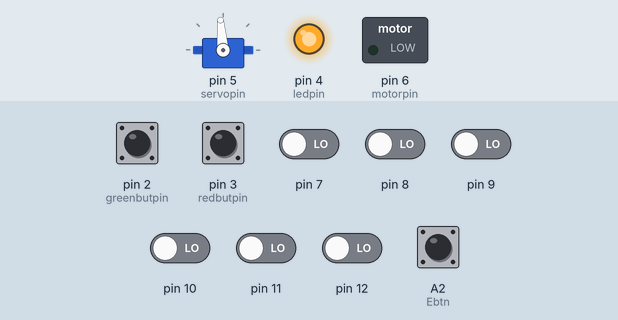
Bench run of a sketch on a simulated Arduino Uno, built with avr-gcc and run on an emulated ATmega328P. On the bench: servo, switched loads named in the sketch (green lamp = pin HIGH), output pins drawn as LEDs (lit = HIGH). Dashed ring = blinking. Inputs (shaded band) come from the test bench; at power-on: A2 (Ebtn), pin 2 (greenbutpin), pin 3 (redbutpin) HIGH, pin 7–12 LOW.

Above: at 0.8 s.
0.9 s: pin 2 (greenbutpin) pulled LOW for 0.15 s
3.9 s: pin 3 (redbutpin) pulled LOW for 0.15 s
At 4.5 s:
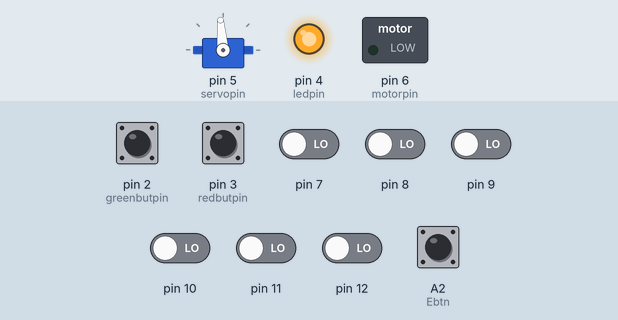
5.5 s: pin 2 (greenbutpin) pulled LOW for 1 s
At 5.65 s:
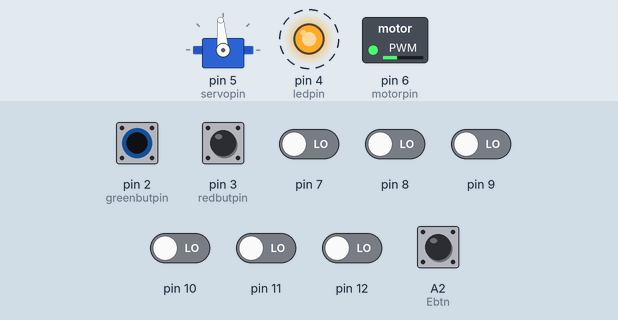
8.5 s: pin 7 driven HIGH
At 8.65 s:
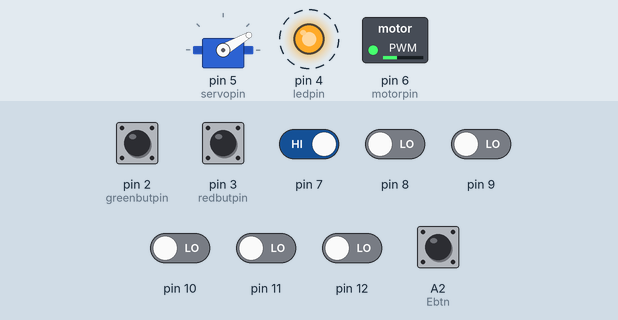
11.5 s: pin 8 driven HIGH
At 11.66 s:
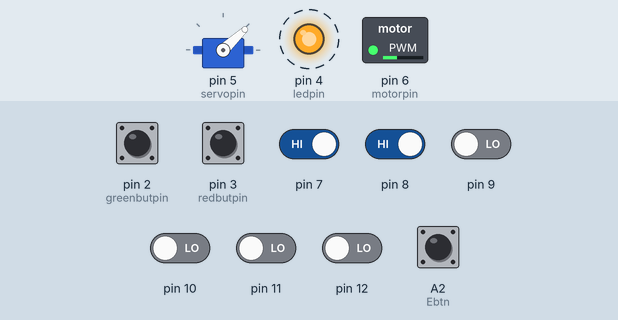
14.5 s: pin 10 driven HIGH
At 14.67 s:
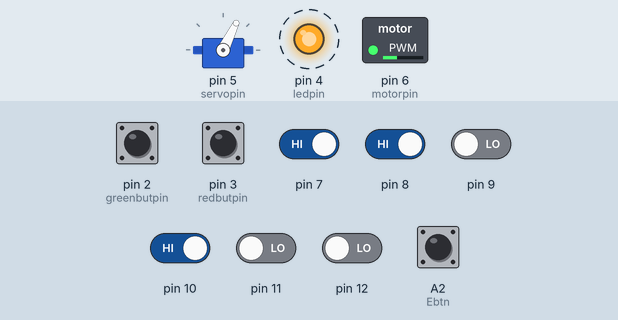
Timing chart, 0 to 18.5 s (numbered marks = the images above; inputs shaded):
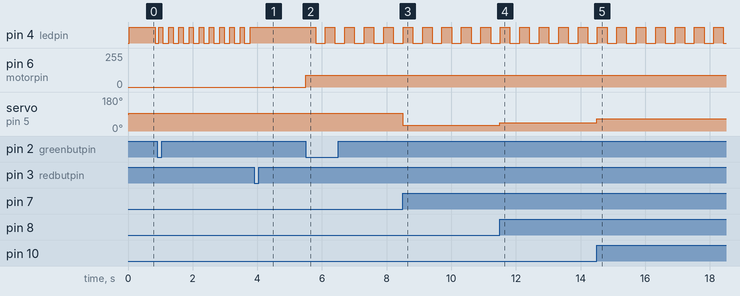

The sketch:

robot_v4.5.ino
```cpp
/*
 * SOFTWARE - FIRMWARE - PROGRAM PRO OVLÁDÁNÍ ARDUINA UNO A ŠKOLNÍHO ROBOTA
 * GYMKT - Kroužek robotiky
 */

//#define DEBUG
//#define DEBUG_POT

//ZAHRNUTI KNIHOVNY
#include "QTRSensors.h"
#include <Servo.h>
#include <EEPROM.h> //lets go commit suicide

#define RYCHJENUL       // a = 0;
#define ANG     65      //max. úhel predniho kolečka (stupně) 65
#define SPK     71      //poměr SPD_MIN/SPD_MAX v % ---- nedávejte přes 100
#define TRE     575     //hranice černé a  420
#define NOP     2       //počet přejezdů kolmice

//DEFINOVANI PINU
#define redbutpin     3
#define greenbutpin   2
#define ledpin        4
#define potpin        A0
#define Ebtn          A2

//PWM piny
#define servopin      5
#define motorpin      6

//senzor povrchu - piny

#define iron          13


#define NUM_SENSORS             6     // number of sensors used
#define NUM_SAMPLES_PER_SENSOR  2500  // average 4 analog samples per sensor reading
#define EMITTER_PIN             13    // emitter is controlled by digital pin 13

// sensors 0 through 5 are connected to analog inputs 0 through 5, respectively
QTRSensorsRC qtrrc((unsigned char[]) {7, 8, 9, 10, 11, 12}, NUM_SENSORS, NUM_SAMPLES_PER_SENSOR, EMITTER_PIN);// D12->nejvic vpravo
unsigned int sensorValues[NUM_SENSORS];

unsigned int PSV[NUM_SENSORS];

byte s = 255;
int a=0;

const float R_ANG = map(ANG, 0, 180, 0, PI);

Servo servo;

void led_blink(int x=800);
byte SPD_MAX (unsigned short x=0);
byte memcal(unsigned short x=0);

void setup() {
  pinMode(potpin, INPUT);
  pinMode(redbutpin, INPUT_PULLUP);
  pinMode(greenbutpin, INPUT_PULLUP);
  pinMode(ledpin, OUTPUT);
  pinMode(Ebtn, INPUT_PULLUP);


  pinMode(servopin, OUTPUT);
  pinMode(motorpin, OUTPUT);


  bool Ecal=0;

  servo.attach(servopin);
  delay(20);
  swrite(0);
  delay(20);

  #ifdef DEBUG
  Serial.begin(9600);
  #endif


  while(digitalRead(greenbutpin)&&(!Ecal)){
    led_blink();
    if((!digitalRead(Ebtn))&&(!Ecal)) {
      Ecal=1;
      Eget();
    }
  }
  //po stisknuti zelene

  //digitalWrite(ledpin, 0);
  while(digitalRead(redbutpin)&&(!Ecal)){
    led_blink(150);
    qtrrc.calibrate();
    delay(20);
  }


  while(digitalRead(greenbutpin)){
    digitalWrite(ledpin, 1);
    if ((!digitalRead(Ebtn))&&(!Ecal)){
      Ethrow();
      Ecal=1;
    }
  }
  //po stisknuti zelene

  delay(1);
  SPD_MAX(analogRead(potpin));
  delay(1);
  /*Serial.println(qtrrc.calibratedMaximumOn[0]);
  Serial.println(qtrrc.calibratedMaximumOn[1]);
  Serial.println(qtrrc.calibratedMaximumOn[2]);
  Serial.println(qtrrc.calibratedMaximumOn[3]);
  Serial.println(qtrrc.calibratedMaximumOn[4]);
  Serial.println(qtrrc.calibratedMaximumOn[5]);*/
}


void loop(){

  #ifdef DEBUG_POT
    Serial.print(analogRead(potpin));
    Serial.print(' ');
    Serial.print(SPD_MAX());
    Serial.print(' ');
    Serial.println(SPD_MIN());
  #endif
  #ifdef DEBUG_SNS
    Serial.print(sensorValues[0]);
    Serial.print("   ");
    Serial.print(sensorValues[1]);
    Serial.print("   ");
    Serial.print(sensorValues[2]);
    Serial.print("   ");
    Serial.print(sensorValues[3]);
    Serial.print("   ");
    Serial.print(sensorValues[4]);
    Serial.print("   ");
    Serial.println(sensorValues[5]);
  #endif


  led_blink(300);
  unsigned int position = qtrrc.readLine(sensorValues);

  #ifdef RYCHJENUL
  a=0;
  #endif

  if ((sensorValues[0]>TRE) || (sensorValues[1]>TRE) || (sensorValues[2]>TRE) || (sensorValues[3]>TRE) || (sensorValues[4]>TRE) || (sensorValues[5]>TRE)) {
    a = map(position, 0, 5000, -ANG, ANG);
    PSV[0] = sensorValues[0];
    PSV[5] = sensorValues[5];
  }

  if (!((sensorValues[0]>TRE) || (sensorValues[1]>TRE) || (sensorValues[2]>TRE) || (sensorValues[3]>TRE) || (sensorValues[4]>TRE) || (sensorValues[5]>TRE))) {
    if (PSV[0]>TRE) {
      a = -ANG;
    }

    if (PSV[5]>TRE) {
      a = ANG;
    }
  }

  float r_a = map(a, 0, 180, 0, PI);

  s = map (abs(sin(r_a)), 0, sin(R_ANG), SPD_MIN(), SPD_MAX());


  swrite(a);
  if (lineAnalyze()){
    delay(SPD_MAX()*4);
    s=0;
  }
  analogWrite(motorpin, s);
}


void swrite(int a){
  servo.write(95+a);
}

bool lineAnalyze(){
  static long t = 0;
  static int i=0;
  //digitalWrite(13, i);
  if ((sensorValues[0]>TRE) && (sensorValues[1]>TRE) && (sensorValues[2]>TRE) && (sensorValues[3]>TRE) && (sensorValues[4]>TRE) && (sensorValues[5]>TRE)&&((millis()-t)>5000)){
    if (i<NOP) {i++; t = millis();}
    else {return 1;}
  }
  if (i>=NOP) {
    return 1;
  }
  return 0;
}

void led_blink(int x){
  static long t = millis();
  if ((millis()-t)<x){
    digitalWrite(ledpin, 1);
  } else {
    digitalWrite(ledpin, 0);
    if((millis()-t)>=(2*x)){
      t = millis();
    }
  }
}

byte SPD_MAX(unsigned short x){
  static byte spd = map(x, 0, 1023, 0, 255);
  return spd;
}

byte SPD_MIN(){
  static byte spd = SPD_MAX()*SPK/100;
  return spd;
}

byte memcal(unsigned short x){
  static unsigned short y;
  if (x){
    y=x;
  } else {
    y-=(y>=255?255:y%255);
  }
  return (y>=255?255:y%255);
}

void Ewrite(unsigned short a, unsigned short x){
  EEPROM.write((a*10), memcal(x));
  //Serial.println(memcal(x));
  for (int i=1; i<10; i++){
    EEPROM.write((a*10)+i, memcal());
    //Serial.println(memcal());
  }
}

unsigned short Eread(unsigned short a){
  unsigned short x=0;
  x=EEPROM.read((a*10));
  for (int i=1; i<10; i++){
    x+=EEPROM.read((a*10)+i);
  }
  return x;
}

void Ethrow(){
  for (int i=0; i<6; i++){
    Ewrite(i, qtrrc.calibratedMaximumOn[i]);
    Ewrite(i+6, qtrrc.calibratedMinimumOn[i]);
  }
}

void Eget(){
  qtrrc.calibrate();
  for (int i=0; i<6; i++){
    qtrrc.calibratedMaximumOn[i] = Eread(i);
    qtrrc.calibratedMinimumOn[i] = Eread(i+6);
  }
}
```

Measured:
- after the input at 3.9 s, pin 4 (ledpin): stops changing and stays HIGH
- after the input at 5.5 s, pin 4 (ledpin): alternates HIGH for 0.30 s and LOW for 0.30 s, starting after 0.30 s; pin 6 (motorpin): 0/255 → 89/255 at once
- after the input at 8.5 s, servo on pin 5 (servopin): 95° → 30° at once
- after the input at 11.5 s, servo on pin 5 (servopin): 30° → 43° at once
- after the input at 14.5 s, servo on pin 5 (servopin): 43° → 64° at once
- by itself, pin 4 (ledpin): alternates HIGH for 0.14 s and LOW for 0.18 s
